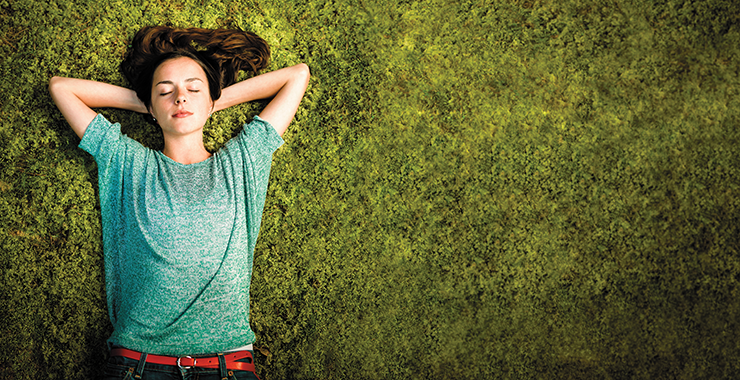
#> input picture src/nature.png, 740 x 380 px
$ python -i main.py   (imports and definitions only)
#> lines starting #> are read from the running program, lines starting #| are printed output that depends on the picture; after the words box and inside, x2 and y2 are one past the last pixel; in counts of white or black regions, pixels touching at a corner belong together
# code from https://opencv-python-tutroals.readthedocs.io/en/latest/py_tutorials/py_gui/py_image_display/py_image_display.html#goals

import os
import cv2
import numpy as np
from matplotlib import pyplot as plt

from configuration import Configuration
from tools import filereaderwriter as fileio

path = 'images/face_front.jpg'
#path = '/'.join([conf.paths['PATH_IMAGES'], 'face_front.jpg'])
#path = fileio.build_path(conf.paths['PATH_IMAGES'], 'face_front.jpg')
font = cv2.FONT_HERSHEY_DUPLEX

face_cascade = cv2.CascadeClassifier(
    'data/haarcascade_frontalface_default.xml')
eye_cascade = cv2.CascadeClassifier('data/haarcascade_eye.xml')


# [99 lines left out: functions show_image, show_video, record_video, read_img, not called in this run]


def detect_faces_from_image(search_path):
#> called with search_path = 'nature.png'
    found_faces = 0
    img = cv2.imread(search_path)
#> img is the input picture: shape (380, 740, 3); mean B, G, R 54.5, 99.3, 93.6
    gray = cv2.cvtColor(img, cv2.COLOR_BGR2GRAY)
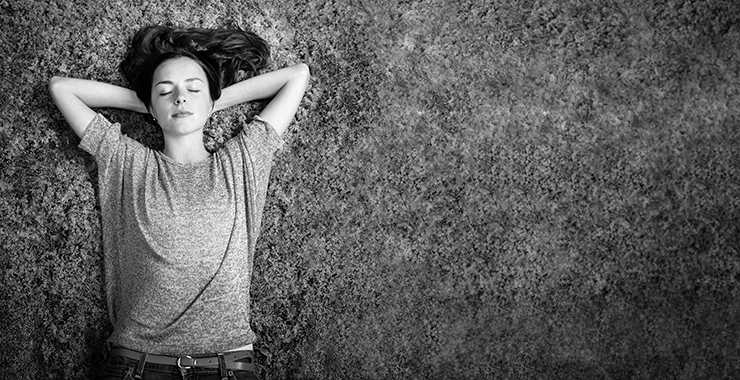
#> gray: shape (380, 740); min 0, max 255, mean 92.5
    faces = face_cascade.detectMultiScale(gray, 1.3, 5)
#> faces = [[143, 61, 76, 76]]

    for (x, y, w, h) in faces:
        img = cv2.rectangle(img, (x, y), (x + w, y + h), (255, 0, 0), 2)
        roi_gray = gray[y:y + h, x:x + w]
        roi_color = img[y:y + h, x:x + w]
        eyes = eye_cascade.detectMultiScale(roi_gray)
        found_faces += 1
        for (ex, ey, ew, eh) in eyes:
            cv2.rectangle(roi_color, (ex, ey), (ex + ew, ey + eh), (0, 255, 0),
                          2)
#> this loop made 1 pass
#> (x, y, w, h, found_faces) on pass 1: (143, 61, 76, 76, 1)
#> pass 1, in detect_faces_from_image, `img = cv2.rectangle(img, (x, y), (x + w, y + h), (255, 0, 0), 2)`:
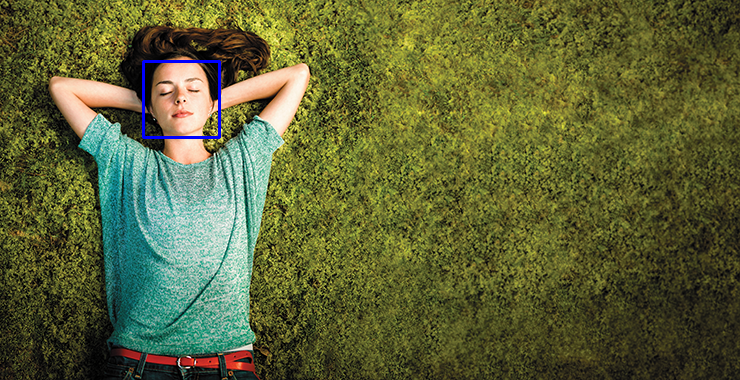
#> img: shape (380, 740, 3); 0.32% of pixels changed, all inside (x1, y1, x2, y2) = (142, 60, 221, 139)
#> pass 1, in detect_faces_from_image, `roi_gray = gray[y:y + h, x:x + w]`:
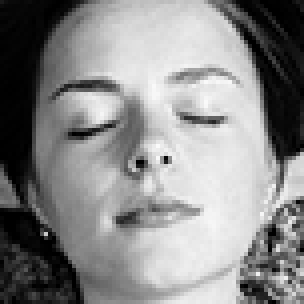
#> roi_gray: shape (76, 76) (shown 4 times larger); min 0, max 250, mean 137.4
#> pass 1, in detect_faces_from_image, `roi_color = img[y:y + h, x:x + w]`:
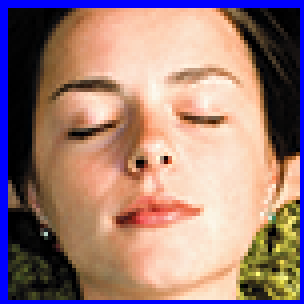
#> roi_color: shape (76, 76, 3) (shown 4 times larger); mean B, G, R 120, 125.1, 157.5
#> after the loop, found_faces = 1

    if found_faces > 1:
        info = f'{found_faces} people present'
        cv2.putText(img, info, (0, 20), font, 1, (0, 0, 0), 1, cv2.LINE_4)
    elif found_faces == 1:
        info = f'{found_faces} person present'
#> info = '1 person present'
        cv2.putText(img, info, (0, 20), font, 1, (0, 0, 0), 1, cv2.LINE_4)
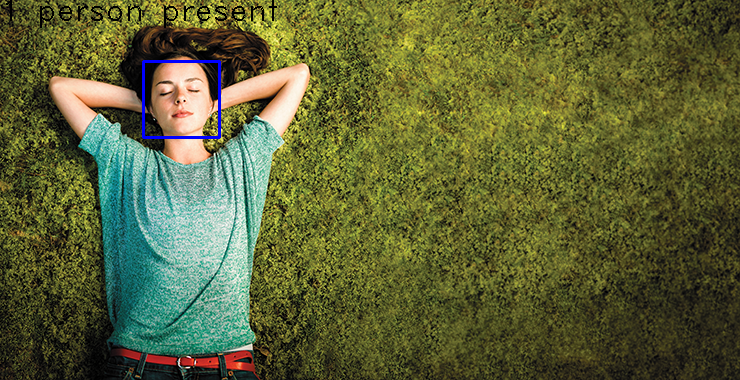
#> img: shape (380, 740, 3); 0.36% of pixels changed, all inside (x1, y1, x2, y2) = (6, 0, 277, 28)
        cv2.imshow('img', img)

    cv2.waitKey(0)
    cv2.destroyAllWindows()


# [55 lines left out: functions detect_faces_from_video, check_image, check_video, main, not called in this run]


# [2 lines not run here, left out]

>>> result = detect_faces_from_image('nature.png')
